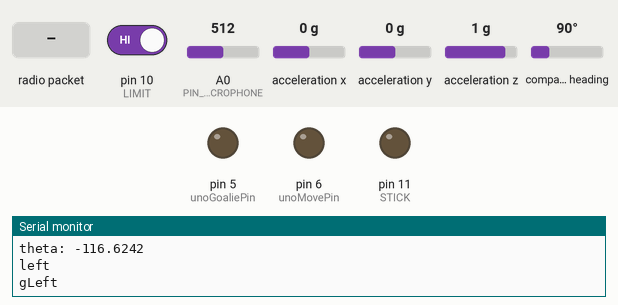
Simulated run of this sketch. Board: Arduino Uno, built with avr-gcc and run on an emulated ATmega328P. On the bench: output pins drawn as LEDs (lit = HIGH), the last lines printed to the serial monitor. The inputs (shaded band) are chosen by the test bench; at power-on: compass heading 90°, pin 10 (LIMIT) HIGH, A0 (PIN_MICROPHONE) = 512, acceleration x 0 g, acceleration y 0 g, acceleration z 1 g. No radio packets arrive unless stated.

Above: at 3.2 s.
3.3 s: compass heading set to 267°
4.8 s: compass heading set to 275°
At 5.5 s:
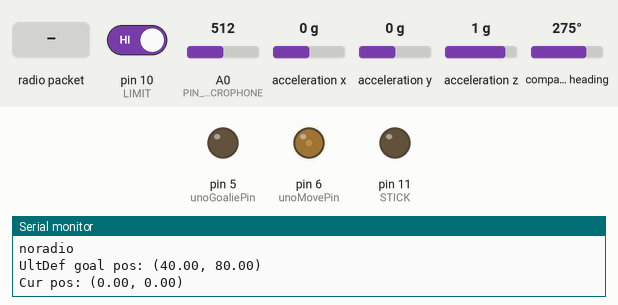
6.4 s: radio packet "200" arrives
At 7.2 s:
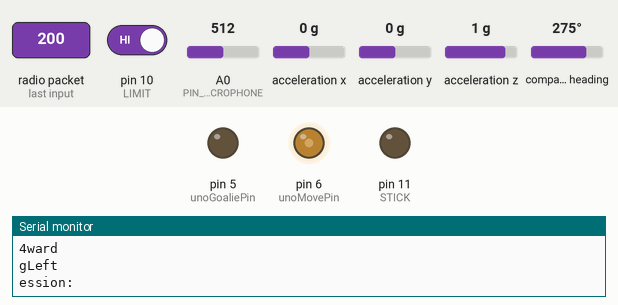
8.2 s: radio packet "5" arrives
At 9.4 s:
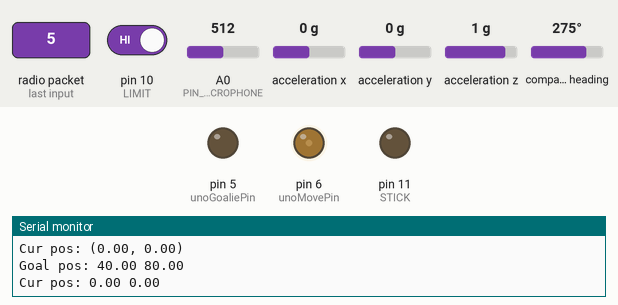
11.2 s: compass heading set to 90°
At 11.9 s:
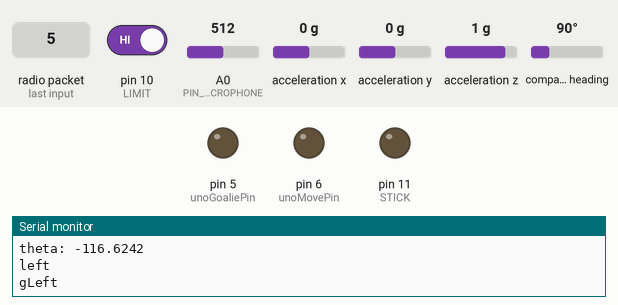
14.2 s: compass heading set to 296°
At 15.1 s:
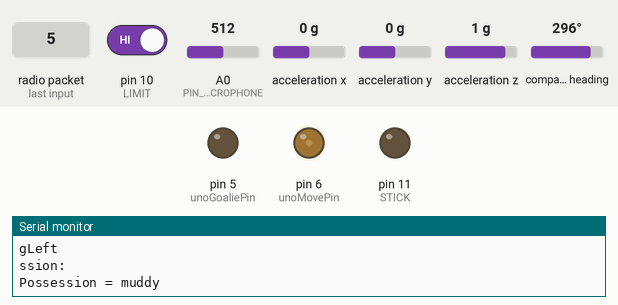
Timing chart, 0 to 16.7 s (numbered marks = the images above; inputs shaded):
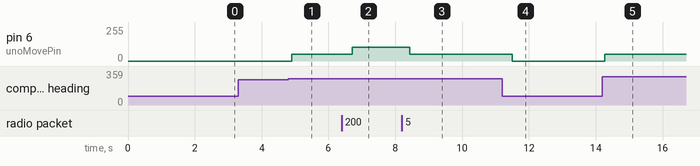

Measured:
- the behaviour switches between 270 and 271° on compass heading (found by bisection; images 0 and 1)
- after the input at 4.8 s, pin 6 (unoMovePin): 0/255 → 51/255 after 0.10 s
- after the input at 6.4 s, pin 6 (unoMovePin): 51/255 → 102/255 after 0.31 s
- after the input at 8.2 s, pin 6 (unoMovePin): 102/255 → 51/255 after 0.23 s
- after the input at 11.2 s, pin 6 (unoMovePin): 51/255 → 0/255 after 0.30 s
- after the input at 14.2 s, pin 6 (unoMovePin): 0/255 → 51/255 after 0.07 s

The sketch:

forward_mega_latest.ino
```cpp
// RF includes
#include <nRF24L01.h>
#include <RF24.h>
#include <SPI.h>

// IMU includes
#include <Wire.h>
#include <Adafruit_Sensor.h>
#include <Adafruit_BNO055.h>
#include <math.h>
#include <utility/imumaths.h>

// IR includes
#include <Adafruit_AMG88xx.h>

// IR setup
#define sensor_threshold 30
#define activated_pixels 8
Adafruit_AMG88xx amg;
float pixels[AMG88xx_PIXEL_ARRAY_SIZE];
int threshold_counter;

// defines for the math
#define XMAX 292
#define YMAX 167
#define XMIN 40
#define YMIN 43
#define XMIDLINE (XMAX-XMIN)/2+XMIN
#define YMIDLINE (YMAX-YMIN)/2+YMIN
#define MIDPOINT XMIDLINE
#define THIRD ((YMAX-YMIN)/3 + YMIN)
#define THIRD2 (2*(YMAX-YMIN)/3 + YMIN)
#define LGOAL ((XMAX-XMIN)/4 + XMIN)-10
#define RGOAL (3*(XMAX-XMIN)/4 +XMIN)+10

#define LEFT 0
#define RIGHT 1

#define OURSIDE LEFT

#if OURSIDE==LEFT
#define GOALIE_TOP 80
#define GOALIE_BOTTOM 105
#define COLOR BLUE
#else
#define GOALIE_TOP 105
#define GOALIE_BOTTOM 80
#define COLOR GREEN
#endif

#define TGOAL GOALIE_TOP
#define BGOAL GOALIE_BOTTOM

// IMU defines
#define BNO055_SAMPLERATE_DELAY_MS (50)

// Shooting defines
#define LIMIT 10
#define STICK 11
#define SPEED 255

// sound defines
#define PIN_MICROPHONE A0   //pin reading microphone analog signal
#define DC_OFFSET 247       //constant offset to subtract from microphone to zero-center it
#define THRESHOLD 30        //Volume threshold at which we detect the siren. Currently low end, maybe want higher...
#define WINDOW 500          //amount of samples over which to take the Mean Absolute Value of the sound

long i = 0;             //count how many times loop has occured (for slowing down serial data printing)
float MAV = 0;          //Mean Absolute Value, a rough measure of how loud the sound is over the window
bool detected = false;  //keep track of if the siren is being detected
bool start_game = false;
bool first_start = true;

// enums
enum shootstate {
  arm, shoot, stay
};

enum goalieCommand {
  gLeft, gRight, gStop, gPass
};
enum moveCommand {
  mLeft, mRight, mFor, mBack, mStop
};

enum arena_pos {
  l_goalie_box,
  l_half,
  r_half,
  r_goalie_box
};

enum Region {
  top,
  center,
  bottom
};

enum item_type {
  o_goalie,
  o_forward,
  t_goalie,
  t_forward,
  puck
};

enum poss_state {
  our_goalie,
  our_forward,
  their_goalie,
  their_forward,
  unclaimed,
  muddy
};

enum forward_state {
  ult_defense_t, // top
  ult_defense_b, // bottom
  has_puck,
  getting_puck
};

// typedefs
typedef struct _vector {
  double x;
  double y;
} fpVector;

typedef struct _item {
  fpVector pos;
  fpVector vel;
  item_type type;
  arena_pos arenaPos;
  Region region;
} fpItem;

// global vars
fpItem theirGoalie;
fpItem theirForward;
fpItem ourGoalie;
fpItem ourForward;
fpItem Puck;
poss_state Possession;

forward_state forwardState;
shootstate shoot_state = arm;

// RF Communication global vars
int values[10];
const byte address[6] = "00001";
RF24 radio(7,8); // CE, CSN

// uno comm global vars
int unoGoaliePin = 5; // must be pwm pin
int unoMovePin = 6;
int oRange4 = 256/4; // 4 possible out values.
int oRange5 = 256/5; // 5 possible out values

// imu global vars
Adafruit_BNO055 bno = Adafruit_BNO055(55);
float ref_imu_x, ref_imu_y, imu_x, imu_y, curr_imu_x, curr_imu_y, imu_angle;
float ftp_x, ftp_y, ftp_angle, fp_theta;
int imu_quad = 1;
unsigned long lastSampleTime;

bool test_ir() {
  threshold_counter = 0;
  amg.readPixels(pixels);
  for(int i=1; i<=AMG88xx_PIXEL_ARRAY_SIZE; i++){
    if (pixels[i-1] > sensor_threshold) {
      threshold_counter++;
    }
    if (threshold_counter >= activated_pixels) {
      break;
    }
  }

  if (threshold_counter >= activated_pixels) {
    return true;
  }
  return false;
}

// localization
void localize(fpItem& item){
  if (item.pos.x < LGOAL) {
    if (item.type == puck) {
      //Serial.println("puck in LGOAL. " + String(item.pos.x) + " < " + String(LGOAL));
    }
    item.arenaPos = l_goalie_box;
  } else if (item.pos.x < XMIDLINE) {
    if (item.type == puck) {
      //Serial.println("puck < XMIDLINE. " + String(item.pos.x) + " < " + String(XMIDLINE));
    }
    item.arenaPos = l_half;
  } else if (item.pos.x < RGOAL) {
    if (item.type == puck) {
      //Serial.println("puck < RGOAL. " + String(item.pos.x) + " < " + String(RGOAL));
    }
    item.arenaPos = r_half;
  } else {
    if (item.type == puck) {
      //Serial.println("puck in RGOAL. " + String(item.pos.x) + " > " + String(RGOAL));
    }
    item.arenaPos = r_goalie_box;
  }

  if (item.pos.y < THIRD) {
    item.region = top;
  } else if (item.pos.y < THIRD2) {
    item.region = center;
  } else {
    item.region = bottom;
  }
}

double distance(fpItem i1, fpItem i2) {
  return sqrt(pow(i1.pos.x - i2.pos.x, 2) + pow(i1.pos.y - i2.pos.y, 2));
}

bool nearby_puck(fpItem item) {
  if (distance(item, Puck) < 30.0) {
    return true;
  }
  return false;
}

void possession() {
  bool tGoalie = nearby_puck(theirGoalie);
  bool tFwd = nearby_puck(theirForward);
  bool oGoalie = nearby_puck(ourGoalie);
  bool oFwd = nearby_puck(ourForward);

  if (oFwd && abs(fp_theta) < 10) {
    Possession = our_forward;
  } else if (tGoalie && !tFwd && !oGoalie && !oFwd) {
    Possession = their_goalie;
  } else if (!tGoalie && tFwd && !oGoalie && !oFwd) {
    Possession = their_forward;
  } else if (!tGoalie && !tFwd && oGoalie && !oFwd) {
    Possession = our_goalie;
  } else if (!tGoalie && !tFwd && !oGoalie && oFwd) {
    if (test_ir()) {
      Possession = our_forward;
    }
  } else if (!tGoalie && !tFwd && !oGoalie && !oFwd) {
    Possession = unclaimed;
  } else {
    Possession = muddy;
  }
}

bool puckNearOurGoal() {
  if (Puck.arenaPos == l_goalie_box && OURSIDE == LEFT) {
    return true;
  } else if (Puck.arenaPos == r_goalie_box && OURSIDE == RIGHT) {
    return true;
  }
  return false;
}

bool puckNearTheirGoal() {
  if (Puck.arenaPos == l_goalie_box && OURSIDE == RIGHT) {
    return true;
  } else if (Puck.arenaPos == r_goalie_box && OURSIDE == LEFT) {
    return true;
  }
  return false;
}

int setFwdState() {
  possession();
  if (puckNearOurGoal()) {
    //Serial.print("puck near our goal. ");
    if (Possession != our_goalie && Possession != our_forward) {
      // ultimate defense if we don't have possession
      return ultDef();
    } else {
      // otherwise get puck and yeet it
      Serial.println("we dont have possession");
      return attack();
    }
  } else if (puckNearTheirGoal()) {
    Serial.print("puck near their goal. ");
    if (Possession != our_forward) {
      //Serial.println("we dont have possession");
      return attack(); // get puck and attack
    } else {
      Serial.println("we have possession");
      return shootfn();
    }
  } else if (Puck.arenaPos == l_half || Puck.arenaPos == r_half) {
    // get puck and attack
    Serial.println("Puck in midrange");
    return attack();
  }
}

// coordinate with the goalie to block shots
int ultDef() {
  fpVector pos;
  int a = 0;
  if (Puck.pos.y > YMIDLINE) { // puck is bottom
    forwardState = ult_defense_t;
    pos = pickUDPos(true);
    // a = ult_defense_t;
  } else { // puck is top
    forwardState = ult_defense_b;
    pos = pickUDPos(false);
    // a = ult_defense_b;
  }
  Serial.println("UltDef goal pos: (" + String(pos.x) + ", " + String(pos.y) + ")");
  Serial.println("Cur pos: (" + String(ourForward.pos.x) + ", " + String(ourForward.pos.y) + ")");
  a = moveToPos(pos);

  return a;
}

int moveToPos(fpVector pos) {
  int err = 5; // not sure what this should be
  Serial.println("Goal pos: " + String(pos.x) + " " + String(pos.y));
  Serial.println("Cur pos: " + String(ourForward.pos.x) + " " + String(ourForward.pos.y));
  if (abs(ourForward.pos.x-pos.x) < 5 && abs(ourForward.pos.y-pos.y) < 5){
    Serial.println("Position obtained");
    return mStop;
  }
  // turn to point
  int i = getDirection(pos);
  if (i < 0) {
    // left
    Serial.println("left");
    return mLeft;
  } if (i > 0) {
    // right
    Serial.println("right");
    return mRight;
  } else {
    // fwd
    Serial.println("4ward");
    return mFor;
  }
}

fpVector pickUDPos(bool top) {
  fpVector goalPosition;
  if (OURSIDE == LEFT) {
    goalPosition.x = XMIN;
  } else {
    goalPosition.x = XMAX;
  }
  if (top) {
    goalPosition.y = BGOAL;
  } else {
    goalPosition.y = TGOAL;
  }
  return goalPosition;
}

// take the puck and run with it
int attack() {
  Serial.println("attack");
  if (Possession == unclaimed || Possession == muddy) {
    // go to puck
    return moveToPos(Puck.pos);
    // this next line may be good for catching up to the puck
    // may want to vel multiply by a constant
    // depending on puck speed, etc.
    // but puck.vel will be scaled by speed so? should be good
    //moveToPos(Puck.pos + Puck.vel);

    Serial.println("attack goal pos: (" + String(Puck.pos.x) + ", " + String(Puck.pos.y) + ")");
  } else if (Possession == our_forward) {
    // go to the other goal
    fpVector v;
    if (theirGoalie.pos.y > YMIDLINE) { // goalie at bottom
      v.y = BGOAL+5;
    } else {
      v.y = TGOAL-5;
    }
    if (OURSIDE == LEFT) {
      v.x = RGOAL+10;
    } else {
      v.x = LGOAL-10;
    }

    Serial.println("attack goal pos: (" + String(v.x) + ", " + String(v.y) + ")");
    return moveToPos(v);
  }
}

// TODO
// Probably requires more pro strats than we have currently
int shootfn() {
  Serial.println("shoot");
  // do the shooting mechanism
  shoot_state = shoot;
  return moveToPos(Puck.pos);
}

// RF functions
void rfsetup() {
  radio.begin();
  radio.openReadingPipe(0, address);
  radio.setPALevel(RF24_PA_MIN);
  radio.startListening();
}

void rfread() {
  if (radio.available()) {
    // Read in the values from the transmitter
    char text[150] = "";
    radio.read(&text, sizeof(text));
    Serial.println("text: " + String(text));

    // Extract all the values from the received string
    // Stop at the first 10 values (Transmitter should send this correctly)
    char* token = strtok(text, " ");
    int i = 0;

    while (token != NULL && i < 10) {
      int a = atoi(token);
      if (a != -1) {
        values[i] = a;
      }
      token = strtok(NULL, " ");
      i++;
    }
  } else {
    Serial.println("noradio");
  }
}

void getGoalieCoordsFromPixy() {
  fpVector v1;
  v1.x = values[6];
  v1.y = values[7];
  fpVector v2;
  v2.x = values[8];
  v2.y = values[9];

#if OURSIDE==LEFT
  if (v1.x <= MIDPOINT) { // v1 is left side
    ourGoalie.pos = v1;
    theirGoalie.pos = v2;
  } else {
    theirGoalie.pos = v1;
    ourGoalie.pos = v2;
  }
#else
  if (v1.x >= MIDPOINT) { // v1 is right side
    ourGoalie.pos = v1;
    theirGoalie.pos = v2;
  } else {
    theirGoalie.pos = v1;
    ourGoalie.pos = v2;
  }
#endif
}

void setPositions() {
  Puck.pos.x = values[0];
  Puck.pos.y = values[1];
#if COLOR==GREEN
  ourForward.pos.x = values[4];
  ourForward.pos.y = values[5];
  theirForward.pos.x = values[2];
  theirForward.pos.y = values[3];
#else
  ourForward.pos.x = values[2];
  ourForward.pos.y = values[3];
  theirForward.pos.x = values[4];
  theirForward.pos.y = values[5];
#endif

  getGoalieCoordsFromPixy();
}

// communicate with Uno
void sendMoveType(int a) {// how does the forward need to move
  // left, right, forward, back, stop
  analogWrite(unoMovePin, a*oRange5);
}

void sendCommandToGoalie(int a) {
  // one of Left, Right, Stop, Pass
  analogWrite(unoGoaliePin, a*oRange4);
}

bool isGoalieInPos(int pos) {
  if (abs(ourGoalie.pos.y - pos) < 5) {
    return true;
  } else {
    return false;
  }
}

int getGoalieCommand() {
  if (Possession == our_goalie) {
    return gPass;
  } else if (Puck.region == top) {
    if (!isGoalieInPos(GOALIE_TOP)) {
#if OURSIDE==LEFT
    Serial.println("gLeft");
    return gLeft;
#else
    Serial.println("gRight");
    return gRight;
#endif
    } else {
      Serial.println("gStop");
      return gStop;
    }
  } else if (Puck.region == bottom) {
    if (!isGoalieInPos(GOALIE_BOTTOM)) {
#if OURSIDE==LEFT
    Serial.println("gRight");
    return gRight;
#else
    Serial.println("puck bottom, gLeft");
    return gLeft;
#endif
    } else {
      Serial.println("gStop");
      return gStop;
    }
  } else {
    Serial.println("gStop");
    return gStop;
  }
}

// shooting mechanism functions
  void shoot_stick() {
  analogWrite(STICK, SPEED);    //rotate to release stick
  if(!digitalRead(LIMIT)) {   //wait till rotation has released stick
    shoot_state = arm; // immediately begin re-arming
    analogWrite(STICK, 0);
  }//stop the motor
}

void arm_stick() {
  analogWrite(STICK, SPEED);  //pull the stick back
  if (digitalRead(LIMIT)) {
    shoot_state = stay;       //change state if limit is pressed
    analogWrite(STICK, 0);    //stop the motor
  }
}

// IR functions


// Rotation Functions
void IMUsetup(){
  bno.begin();
  delay(1000);
  bno.setExtCrystalUse(true);
  delay(1000);

  // ---- Get IMU reference data ----
  sensors_event_t event;
  bno.getEvent(&event);
  ref_imu_y = event.magnetic.y;
  ref_imu_x = event.magnetic.x;
  lastSampleTime = millis();
}

double getSmallestAngle(fpVector f) {
  if (millis() - lastSampleTime < BNO055_SAMPLERATE_DELAY_MS) {
    Serial.println("returning");
    return fp_theta;
  }

  lastSampleTime = millis();

  double forward_x = ourForward.pos.x;
  double forward_y = ourForward.pos.y;

  // ---- Get current IMU data ----
  sensors_event_t event;
  bno.getEvent(&event);

  curr_imu_x = event.magnetic.x;

  double puck_x = f.x;
  double puck_y = f.y;

  // ---- Get cartesian vector ----
  ftp_x = forward_x - puck_x;
  ftp_y = forward_y - puck_y;

  // ---- Get polar angle from cartesian vector ----
  ftp_angle = atan2(ftp_y, ftp_x)*180 / 3.14;

  // ---- Get IMU angle based on current and reference ----
  imu_x = curr_imu_x - ref_imu_x;
  while (imu_x < 0) {
    imu_x += 360;
  }
  imu_angle = imu_x;

  // ---- Find FPtheta by adding polar angle and IMU angle ----
  double theta = ftp_angle - imu_angle;

  if (abs(theta) > 180) {
    if (ftp_angle > 180) {
      ftp_angle = ftp_angle - 360;
    }
    if (imu_angle > 180) {
      imu_angle = imu_angle - 360;
    }
    theta = ftp_angle - imu_angle;
  }

  Serial.print("theta: ");
  Serial.println(theta, 4);
  fp_theta = theta;

  return theta;
}

int getDirection(fpVector pos) {
  double theta = getSmallestAngle(pos);
  if (abs(theta) < 5) {
    // go straight
    return 0;
  } else if (theta < 0) {
    // go left
    return -1;
  } else {
    // go right
    return 1;
  }
}


// setup & loop
void setup() {
  // put your setup code here, to run once:
  rfsetup();
  IMUsetup();
  Serial.begin(9600);
  theirGoalie.type = t_goalie;
  ourGoalie.type = o_goalie;
  theirForward.type = t_forward;
  ourForward.type = o_forward;
  Puck.type = puck;
  amg.begin();

  pinMode(PIN_MICROPHONE, INPUT);
}

void loop() {
  // put your main code here, to run repeatedly:
  if (!start_game) {
    detected = MAV > THRESHOLD;                       //save whether or not the current volume is above a threshold (indicating a loud sound such as the siren)
    int sample = analogRead(PIN_MICROPHONE);          //get the current sample from the microphone
    MAV += (abs(sample - DC_OFFSET) - MAV) / WINDOW;  //update the MAV rolling average with the new sample

    if (MAV > THRESHOLD && !detected && first_start) {
      Serial.println("The game has started.");
      start_game = true;             //print only when transitioning from not detected to detected
      first_start = false;
    }
  } else {
    rfread();
    setPositions();
    localize(ourGoalie);
    localize(ourForward);
    localize(Puck);
    //Serial.println("Puck: " + String(Puck.region));
    localize(theirGoalie);
    localize(theirForward);
    //updateIMU();
    int fcmd = setFwdState();
    sendMoveType(fcmd);

    int gcmd; // goalie command
    gcmd = getGoalieCommand();
    //Serial.println("Cmd: " + String(gcmd));
    sendCommandToGoalie(gcmd);

    switch (shoot_state) {
      case arm:
        arm_stick();
        break;
      case shoot:
        shoot_stick();
        break;
      case stay:
      default:
        analogWrite(STICK, 0);
        break;
    }
    delay(200);
    Serial.println("Possession: " + Possession);
    if (Possession == their_goalie) {
      Serial.println("Possession = their_goalie");
    } else if (Possession == their_forward) {
      Serial.println("Possession = their_forward");
    } else if (Possession == our_goalie) {
      Serial.println("Possession = our_goalie");
    } else if (Possession == our_forward) {
      Serial.println("Possession = our_forward");
    } else if (Possession == unclaimed) {
      Serial.println("Possession = unclaimed");
    } else {
      Serial.println("Possession = muddy");
    }
  }
}
```
